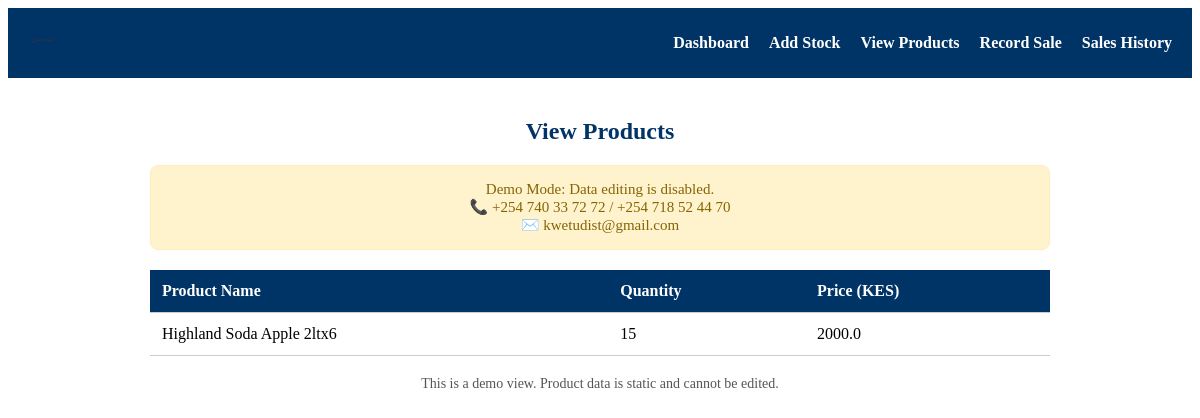
/testdemo/products, run on the app's committed database.
### tables this page shows
CREATE TABLE products (
    id INTEGER PRIMARY KEY AUTOINCREMENT,
    name TEXT NOT NULL,
    quantity INTEGER NOT NULL,
    price REAL NOT NULL
);

### app.py (the view)
@app.route('/<tenant>/products')
def view_products(tenant):
    if not is_tenant_active(tenant):
        return render_template('billing-lock.html', tenant=tenant)
    conn = get_db_connection()
    products = conn.execute('SELECT * FROM products').fetchall()
    conn.close()
    return render_template('view-products.html', tenant=tenant, products=products)

### app.py (called while the page is built)
def get_db_connection():
    conn = sqlite3.connect('inventory.db')
    conn.row_factory = sqlite3.Row
    return conn

def is_tenant_active(tenant):
    if tenant in ["testclient", "inventa"]:  # Demo tenants are always active
        return True
    conn = get_db_connection()
    result = conn.execute('SELECT is_active FROM tenants WHERE name = ?', (tenant,)).fetchone()
    conn.close()
    return result and result['is_active'] == 1

### templates/view-products.html (shortened to what this page needs)
<!DOCTYPE html>
<html lang="en">
<head>
  <link rel="stylesheet" href="{{ url_for('static', filename='styles.css') }}">
</head>
<body>
  {% include 'navbar.html' %}
  <div class="container">
    <h2>View Products</h2>
    <div class="demo-lock">
      Demo Mode: Data editing is disabled.<br>
      📞 +254 740 33 72 72 / +254 718 52 44 70<br>
      ✉️ kwetudist@gmail.com
    </div>
    <table>
      <thead>
        <tr>
          <th>Product Name</th>
          <th>Quantity</th>
          <th>Price (KES)</th>
        </tr>
      </thead>
      <tbody>
        {% for product in products %}
        <tr>
          <td>{{ product.name }}</td>
          <td>{{ product.quantity }}</td>
          <td>{{ product.price }}</td>
        </tr>
        {% endfor %}
      </tbody>
    </table>
    <p class="note">This is a demo view. Product data is static and cannot be edited.</p>
  </div>
</body>
</html>

### templates/view-products.html (style rules this page uses)
.container { max-width: 900px; margin: auto; padding: 20px; }
h2 { color: #003366; text-align: center; margin-bottom: 20px; }
table { width: 100%; border-collapse: collapse; margin-bottom: 15px; }
th, td { padding: 12px; border-bottom: 1px solid #ccc; text-align: left; }
th { background-color: #003366; color: white; }
.note { text-align: center; font-size: 14px; margin-top: 20px; color: #555; }
.demo-lock { background-color: #fff3cd; border: 1px solid #ffeeba; padding: 15px; margin-bottom: 20px; border-radius: 8px; color: #856404; text-align: center; font-size: 15px; }

### data on the page
products: name "Highland Soda Apple 2ltx6", quantity "15", price "2000.0"
